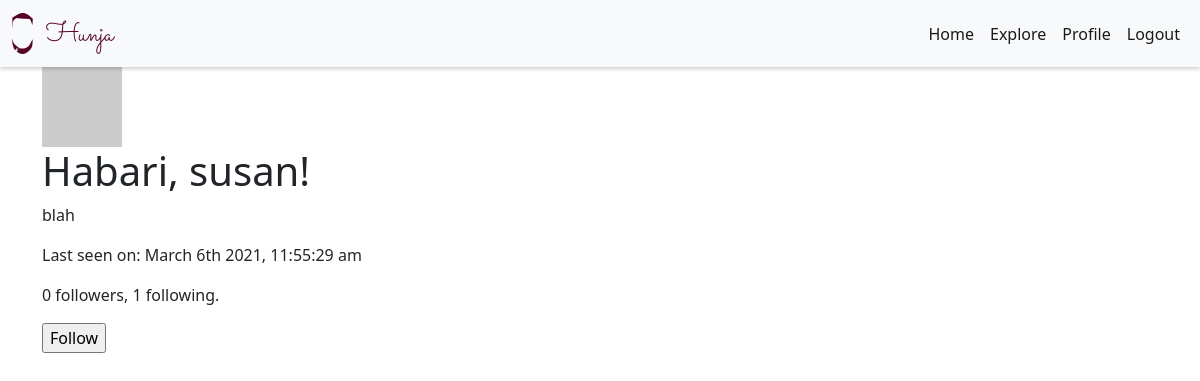
/user/BwanaQ (signed in), run on an earlier commit of the app's database.
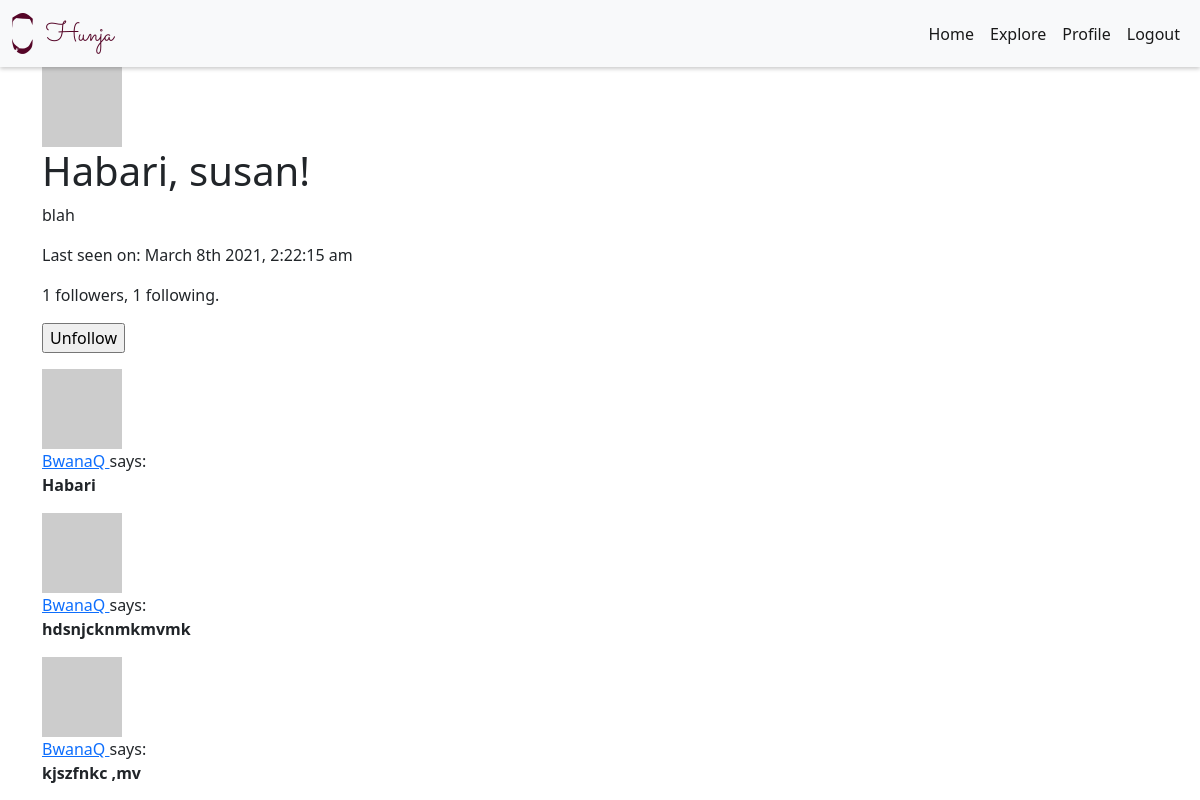
And on a later commit of the database.
### app/models.py (models this page shows, shortened)
class User(UserMixin, db.Model):
    id = db.Column(db.Integer, primary_key=True)
    username = db.Column(db.String(64), index=True, unique=True)
    email = db.Column(db.String(120), index=True, unique=True)
    password_hash = db.Column(db.String(128))
    posts = db.relationship('Post', backref='author', lazy='dynamic')
    about_me = db.Column(db.String(140))
    last_seen = db.Column(db.DateTime, default=datetime.utcnow)
    followed = db.relationship(
        'User', secondary=followers,
        primaryjoin=(followers.c.follower_id == id),
        secondaryjoin=(followers.c.followed_id == id),
        backref=db.backref('followers', lazy='dynamic'), lazy='dynamic')
    def avatar(self, size):
        digest = md5(self.email.lower().encode('utf-8')).hexdigest()
        return 'https://www.gravatar.com/avatar/{}?d=identicon&s={}'.format(
            digest, size)
    def is_following(self, user):
        return self.followed.filter(
            followers.c.followed_id == user.id).count() > 0

class Post(db.Model):
    id = db.Column(db.Integer, primary_key=True)
    body = db.Column(db.String(140))
    timestamp = db.Column(db.DateTime, index=True, default=datetime.utcnow)
    user_id = db.Column(db.Integer, db.ForeignKey('user.id'))

### app/main/routes.py (the view)
@bp.route('/user/<username>')
@login_required
def user(username):
    user = User.query.filter_by(username=username).first_or_404()
    page = request.args.get('page', 1, type=int)
    posts = user.posts.order_by(Post.timestamp.desc()).paginate(
        page, current_app.config['POSTS_PER_PAGE'], False)
    next_url = url_for('main.user', username=user.username,
                       page=posts.next_num) if posts.has_next else None
    prev_url = url_for('main.user', username=user.username,
                       page=posts.prev_num) if posts.has_prev else None
    form = EmptyForm()
    return render_template('user.html', user=user, posts=posts.items,
                           next_url=next_url, prev_url=prev_url, form=form)

### app/main/forms.py
class EmptyForm(FlaskForm):
    submit = SubmitField('Submit')

### app/main/routes.py (called while the page is built)
@bp.before_app_request
def before_request():
    if current_user.is_authenticated:
        current_user.last_seen = datetime.utcnow()
        db.session.commit()

### app/models.py (called while the page is built)
@login.user_loader
def load_user(id):
    return User.query.get(int(id))

### app/templates/user.html (shortened to what this page needs)
{% extends 'base.html' %}
{%block content%}
<div class="">
  <img src="{{ user.avatar(128) }}" />
</div>
<h1>Habari, {{ current_user.username }}!</h1>
{% if user.about_me %}
  <p>{{ user.about_me }}</p>
{% endif %}
{% if user.last_seen %}
  <p>Last seen on: {{ moment(user.last_seen).format('MMMM Do YYYY, h:mm:ss a') }}</p>
{% endif %}
<p>{{ user.followers.count() }} followers, {{ user.followed.count() }} following.</p>
{% if user == current_user %}
  <p><a href="{{ url_for('main.edit_profile') }}">Edit your profile</a></p>
  {% elif not current_user.is_following(user) %}
  <p>
    <form action="{{ url_for('main.follow', username=user.username) }}" method="post">
        {{ form.submit(value='Follow') }}
    </form>
  </p>
  {% else %}
  <p>
    <form action="{{ url_for('main.unfollow', username=user.username) }}" method="post">
        {{ form.submit(value='Unfollow') }}
    </form>
  </p>
{% endif %}
{% for post in posts %}
  {%include '_posts.html'%}
{% endfor %}
{%endblock content%}

### app/templates/_posts.html
<div>
  <div>
    <img src="{{ post.author.avatar(36) }}" />
  </div>
  <p>
    <a href="{{ url_for('main.user', username=post.author.username) }}">
      {{ post.author.username }}
    </a>
    says:
    <br />
    <b> {{ post.body }} </b>
  </p>
</div>

What changed in the data, as far as the page shows it:
changed User "blah": last_seen "March 6th 2021, 11:55:29 am" → "March 8th 2021, 2:22:15 am"
added Post: author.username "BwanaQ", body "Habari"
added Post: author.username "BwanaQ", body "hdsnjcknmkmvmk"
added Post: author.username "BwanaQ", body "kjszfnkc ,mv"
Also different on the page:
{{ user.followers.count() }}: "0" → "1"
form field submit: (not shown) → "Unfollow"
form field submit: "Follow" → (not shown)
